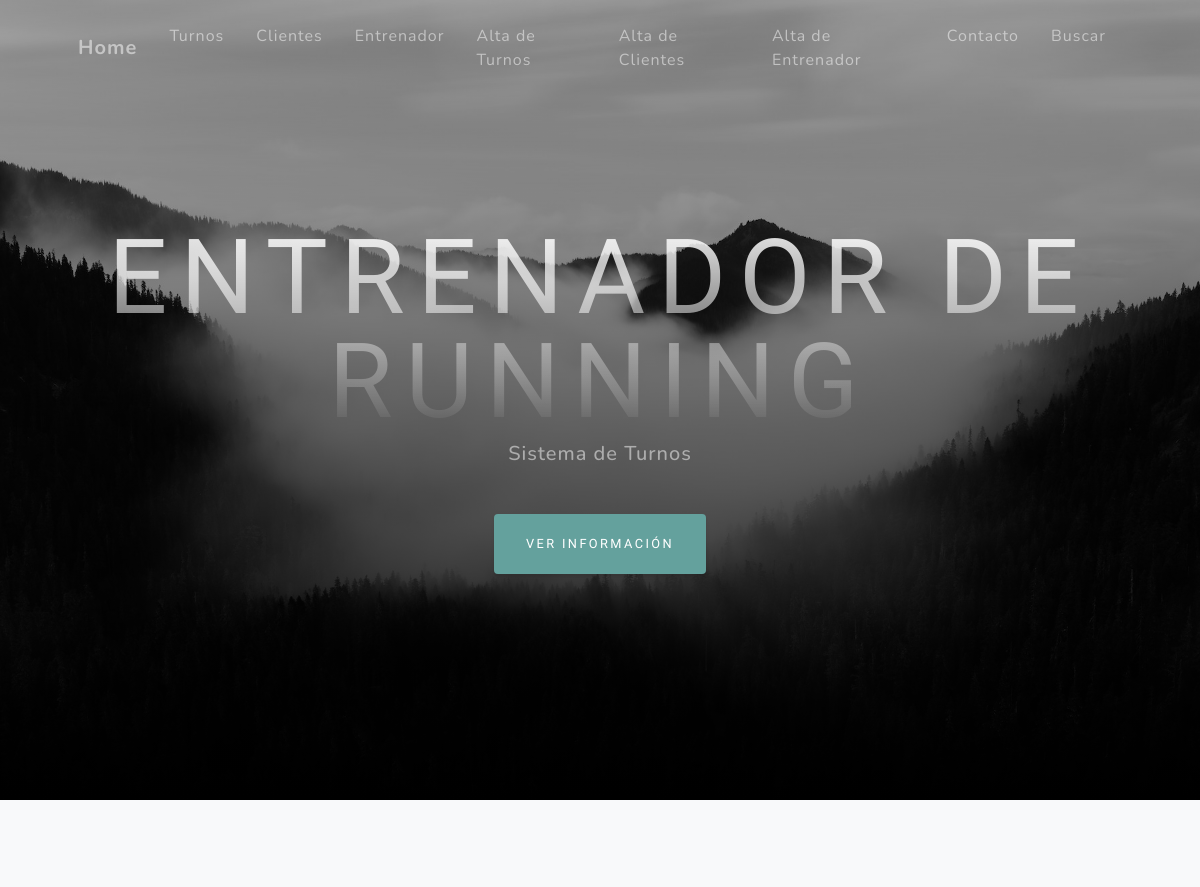
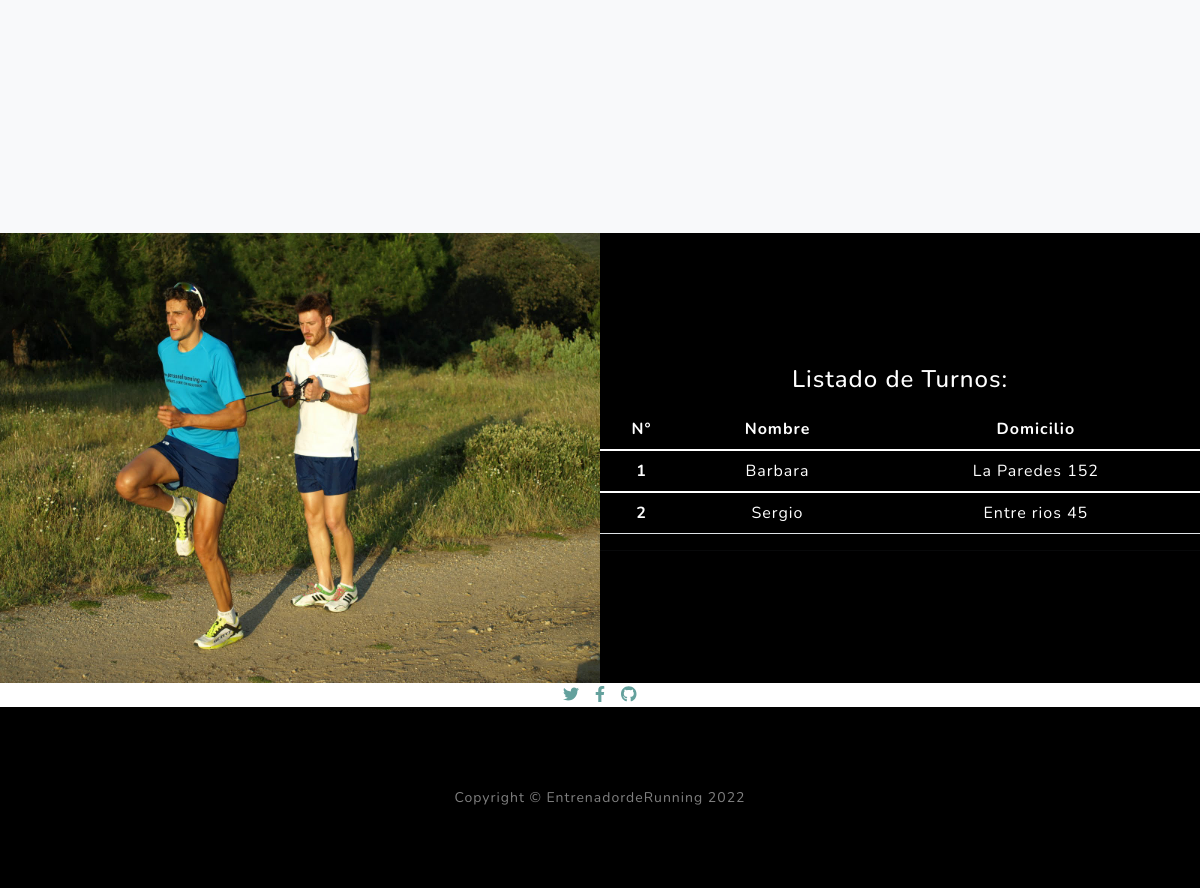
The page /app_turnos/lista_turno on the database its author committed (2 pictures, top to bottom).
### app_turnos/models.py (models this page shows)
class Turno(models.Model):
    nombre = models.CharField(max_length=40)
    domicilio = models.CharField(max_length=40)

### app_turnos/views.py (the view)
# urls.py: path("lista_turno" , views.lista_turno, name="lista_turno"),
def lista_turno(request):
    turno = Turno.objects.all()
    datos = {"datos" : turno}
    return render(request , "lista_turno.html" , datos)

### app_turnos/template/lista_turno.html (shortened to what this page needs)
{% extends "padre.html" %}
{%  load static %}
{% block contenido %}
<section class="projects-section bg-light" id="projects"></section>
 <div class="row gx-0 mb-5 mb-lg-0 justify-content-center">
    <div class="col-lg-6"><img class="img-fluid" src="{% static 'app_turnos/assets/img/3.jpg' %}" alt="..." /></div>
    <div class="col-lg-6">
        <div class="bg-black text-center h-100 project">
            <div class="d-flex h-100">
                <div class="project-text w-100 my-auto text-center text-lg-left">
                    <h4 class="text-white">Listado de Turnos:</h4>
                    <p class="mb-0 text-white-50">
                        <table class="table" style="color: #ffffff ;">
                            <thead>
                              <tr>
                                <th scope="col">N°</th>
                                <th scope="col">Nombre</th>
                                <th scope="col">Domicilio</th>
                              </tr>
                            </thead>
                            {% for turno in datos %}
                            <tbody>
                                <tr>
                                  <th scope="row">{{turno.id}}</th>
                                  <td>{{turno.nombre}}</td>
                                  <td>{{turno.domicilio}}</td>
                                </tr>
                            </tbody>
                            {% endfor %}
                        </table>
                    </p>
                    <hr class="d-none d-lg-block mb-0 ms-0" />
                </div>
            </div>
        </div>
    </div>
<div class="social d-flex justify-content-center">
    <a class="mx-2" href="#!"><i class="fab fa-twitter"></i></a>
    <a class="mx-2" href="#!"><i class="fab fa-facebook-f"></i></a>
    <a class="mx-2" href="#!"><i class="fab fa-github"></i></a>
</div>
</div>
<footer class="footer bg-black small text-center text-white-50"><div class="container px-4 px-lg-5">Copyright &copy; EntrenadordeRunning 2022</div></footer>
{% endblock %}

### rows shown on the page
Turno: id "1", nombre "Barbara", domicilio "La Paredes 152"
Turno: id "2", nombre "Sergio", domicilio "Entre rios 45"
